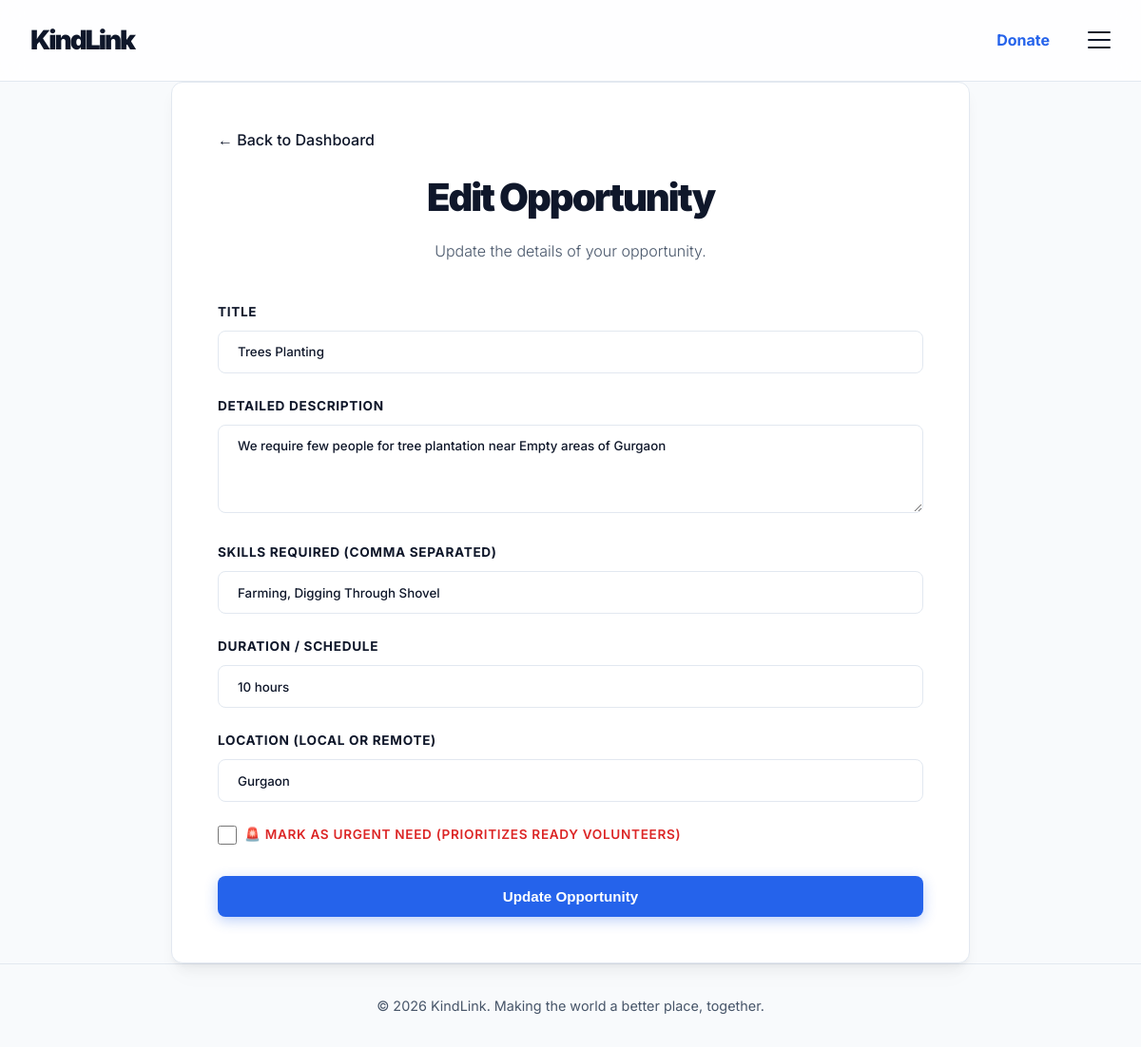
/opportunity/edit/1 (signed in), run on the app's committed database.
### app.py (models this page shows)
class Opportunity(db.Model):
    id = db.Column(db.Integer, primary_key=True)
    ngo_id = db.Column(db.Integer, db.ForeignKey('user.id'), nullable=False)
    title = db.Column(db.String(100), nullable=False)
    description = db.Column(db.Text, nullable=False)
    skills_required = db.Column(db.String(255), default='')
    duration = db.Column(db.String(100), default='')
    location = db.Column(db.String(100), default='Local')
    is_urgent = db.Column(db.Boolean, default=False)
    created_at = db.Column(db.DateTime, default=datetime.utcnow)
    ngo = db.relationship('User', backref=db.backref('opportunities', lazy=True))

### app.py (the view, shortened to what this page needs)
@app.route('/opportunity/edit/<int:opp_id>', methods=['GET', 'POST'])
def edit_opportunity(opp_id):
    if 'user_id' not in session: return redirect(url_for('login'))
    user = User.query.get(session['user_id'])
    if user.role != 'ngo': return redirect(url_for('index'))
    opp = Opportunity.query.get_or_404(opp_id)
    if opp.ngo_id != user.id:
        flash('Unauthorized to edit this opportunity.', 'error')
        return redirect(url_for('ngo_dashboard'))
    return render_template('edit_opportunity.html', opp=opp)

### templates/edit_opportunity.html
{% extends 'base.html' %}
{% block content %}
<div class="auth-wrapper container">
    <div class="glass-container auth-form-container login-container">
        <div style="margin-bottom: 1rem;">
            <a href="{{ url_for('ngo_dashboard') }}" style="text-decoration: none; color: var(--primary); font-weight: 500;">&larr; Back to Dashboard</a>
        </div>
        <h2>Edit Opportunity</h2>
        <p class="subtitle">Update the details of your opportunity.</p>
        <form method="POST" action="{{ url_for('edit_opportunity', opp_id=opp.id) }}">
            <div class="form-group">
                <label for="title">Title</label>
                <input type="text" id="title" name="title" required class="form-control" value="{{ opp.title }}">
            </div>
            <div class="form-group">
                <label for="description">Detailed Description</label>
                <textarea id="description" name="description" required class="form-control" rows="4">{{ opp.description }}</textarea>
            </div>
            <div class="form-group">
                <label for="skills_required">Skills Required (Comma separated)</label>
                <input type="text" id="skills_required" name="skills_required" class="form-control" value="{{ opp.skills_required }}">
            </div>
            <div class="form-group">
                <label for="duration">Duration / Schedule</label>
                <input type="text" id="duration" name="duration" class="form-control" value="{{ opp.duration }}">
            </div>
            <div class="form-group">
                <label for="location">Location (Local or Remote)</label>
                <input type="text" id="location" name="location" class="form-control" value="{{ opp.location }}">
            </div>
            <div class="form-group" style="display: flex; align-items: center; gap: 0.5rem; margin-top: 1rem; margin-bottom: 2rem;">
                <input type="checkbox" id="is_urgent" name="is_urgent" style="width: 20px; height: 20px;" {% if opp.is_urgent %}checked{% endif %}>
                <label for="is_urgent" style="margin: 0; font-weight: 600; color: #dc2626;">🚨 Mark as Urgent Need (Prioritizes Ready Volunteers)</label>
            </div>
            <button type="submit" class="btn btn-primary btn-block">Update Opportunity</button>
        </form>
    </div>
</div>
{% endblock %}

### static/css/style.css (style rules this page uses)
:root { --bg-light: #f8fafc; --surface-light: #ffffff; --text-primary: #0f172a; --text-secondary: #475569; --brand-primary: #0f172a; --brand-accent: #2563eb; --brand-accent-soft: rgba(37, 99, 235, 0.08); --border-color: #e2e8f0; --premium-shadow: 0 4px 6px -1px rgba(0, 0, 0, 0.03), 0 10px 15px -3px rgba(0, 0, 0, 0.05), 0 20px 25px -5px rgba(0, 0, 0, 0.02); --error: #ef4444; --success: #10b981; }
* { box-sizing: border-box; margin: 0; padding: 0; }
body { font-family: 'Inter', sans-serif; background-color: var(--bg-light); color: var(--text-primary); line-height: 1.6; overflow-x: hidden; min-height: 100vh; display: flex; flex-direction: column; word-wrap: break-word; overflow-wrap: break-word; }
html { overflow-x: hidden; }
a { color: var(--brand-accent); text-decoration: none; transition: all 0.2s cubic-bezier(0.4, 0, 0.2, 1); font-weight: 600; }
.container { max-width: 1400px; margin: 0 auto; padding: 0 2rem; }
.btn { display: inline-flex; align-items: center; justify-content: center; padding: 0.75rem 1.5rem; border-radius: 8px; font-weight: 700; text-align: center; cursor: pointer; transition: all 0.3s cubic-bezier(0.4, 0, 0.2, 1); border: 1px solid transparent; font-size: 0.95rem; gap: 0.75rem; }
.btn-primary { background-color: var(--brand-accent); color: white; box-shadow: 0 4px 14px 0 rgba(37, 99, 235, 0.3); }
.btn-block { display: block; width: 100%; }
.glass-card, .glass-container { background: #ffffff; border: 1px solid var(--border-color); border-radius: 12px; padding: 2.5rem; transition: all 0.3s cubic-bezier(0.4, 0, 0.2, 1); box-shadow: var(--premium-shadow); }
.glass-container.auth-form-container { padding: 3rem; width: 70vw; max-width: 100%; }
.auth-wrapper { display: flex; align-items: center; justify-content: center; min-height: 75vh; }
.auth-form-container h2 { font-size: 2.5rem; font-weight: 900; letter-spacing: -2px; margin-bottom: 0.75rem; text-align: center; color: var(--text-primary); }
.subtitle { text-align: center; color: var(--text-secondary); margin-bottom: 2.5rem; font-weight: 300; }
.form-group { margin-bottom: 1.5rem; }
label { display: block; margin-bottom: 0.5rem; font-weight: 700; color: var(--text-primary); font-size: 0.85rem; text-transform: uppercase; letter-spacing: 0.05em; }
.form-control { width: 100%; padding: 0.85rem 1.25rem; border-radius: 8px; background-color: #ffffff; border: 1px solid var(--border-color); color: var(--text-primary); font-family: inherit; font-weight: 500; transition: all 0.2s cubic-bezier(0.4, 0, 0.2, 1); }

### data on the page
Opportunity: title "Trees Planting", description "We require few people for tree plantation near Empty areas of Gurgaon", skills_required "Farming, Digging Through Shovel", duration "10 hours", location "Gurgaon"
